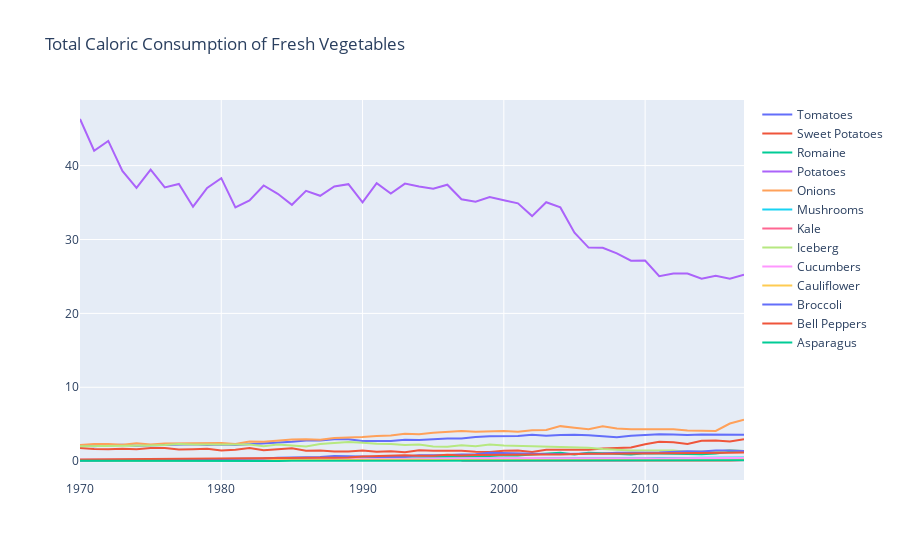

Source (notebook cell):
### Code cell
fig = go.Figure()

fig.add_trace(go.Scatter(x = fresh_vegs['Year'], \
                         y = fresh_vegs['Fresh Tomatoes'], \
                         mode = 'lines', \
                         name = 'Tomatoes'))

fig.add_trace(go.Scatter(x = fresh_vegs['Year'], \
                         y = fresh_vegs['Fresh Sweet potatoes'], \
                         mode = 'lines', \
                         name = 'Sweet Potatoes'))

fig.add_trace(go.Scatter(x = fresh_vegs['Year'], \
                         y = fresh_vegs['Fresh Romaine and leaf lettuce'], \
                         mode = 'lines', \
                         name = 'Romaine'))

fig.add_trace(go.Scatter(x = fresh_vegs['Year'], \
                         y = fresh_vegs['Fresh Potatoes'], \
                         mode = 'lines', \
                         name = 'Potatoes'))

fig.add_trace(go.Scatter(x = fresh_vegs['Year'], \
                         y = fresh_vegs['Fresh Onions'], \
                         mode = 'lines', \
                         name = 'Onions'))

fig.add_trace(go.Scatter(x = fresh_vegs['Year'], \
                         y = fresh_vegs['Fresh Mushrooms'], \
                         mode = 'lines', \
                         name = 'Mushrooms'))

fig.add_trace(go.Scatter(x = fresh_vegs['Year'], \
                         y = fresh_vegs['Fresh Kale'], \
                         mode = 'lines', \
                         name = 'Kale'))

fig.add_trace(go.Scatter(x = fresh_vegs['Year'], \
                         y = fresh_vegs['Fresh Head lettuce'], \
                         mode = 'lines', \
                         name = 'Iceberg'))

fig.add_trace(go.Scatter(x = fresh_vegs['Year'], \
                         y = fresh_vegs['Fresh Cucumbers'], \
                         mode = 'lines', \
                         name = 'Cucumbers'))

fig.add_trace(go.Scatter(x = fresh_vegs['Year'], \
                         y = fresh_vegs['Fresh Cauliflower'], \
                         mode = 'lines', \
                         name = 'Cauliflower'))

fig.add_trace(go.Scatter(x = fresh_vegs['Year'], \
                         y = fresh_vegs['Fresh Broccoli'], \
                         mode = 'lines', \
                         name = 'Broccoli'))

fig.add_trace(go.Scatter(x = fresh_vegs['Year'], \
                         y = fresh_vegs['Fresh Bell peppers'], \
                         mode = 'lines', \
                         name = 'Bell Peppers'))

fig.add_trace(go.Scatter(x = fresh_vegs['Year'], \
                         y = fresh_vegs['Fresh Asparagus'], \
                         mode = 'lines', \
                         name = 'Asparagus'))

fig.update_layout(title_text = 'Total Caloric Consumption of Fresh Vegetables')

fig.show()
